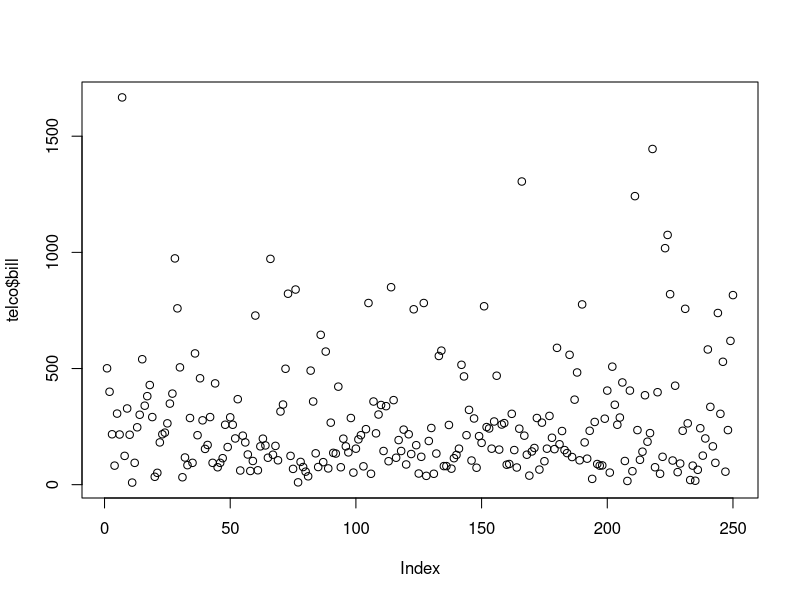
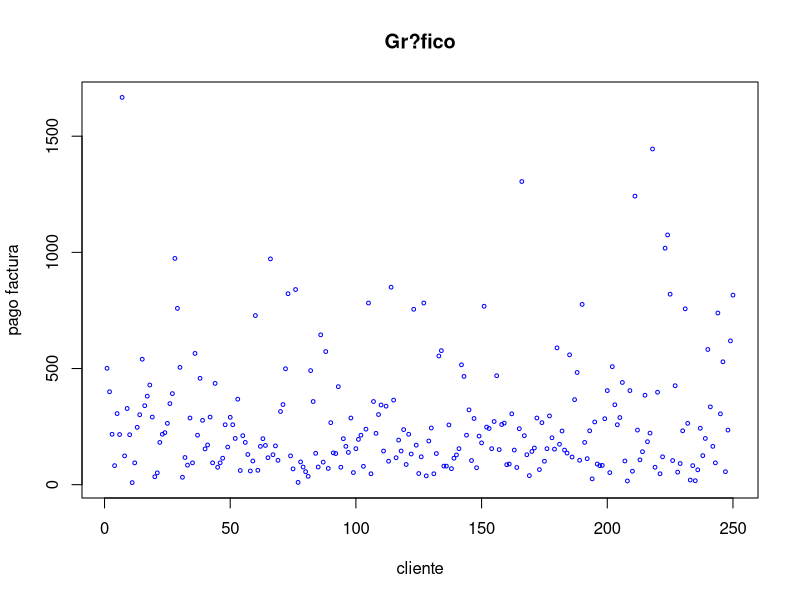
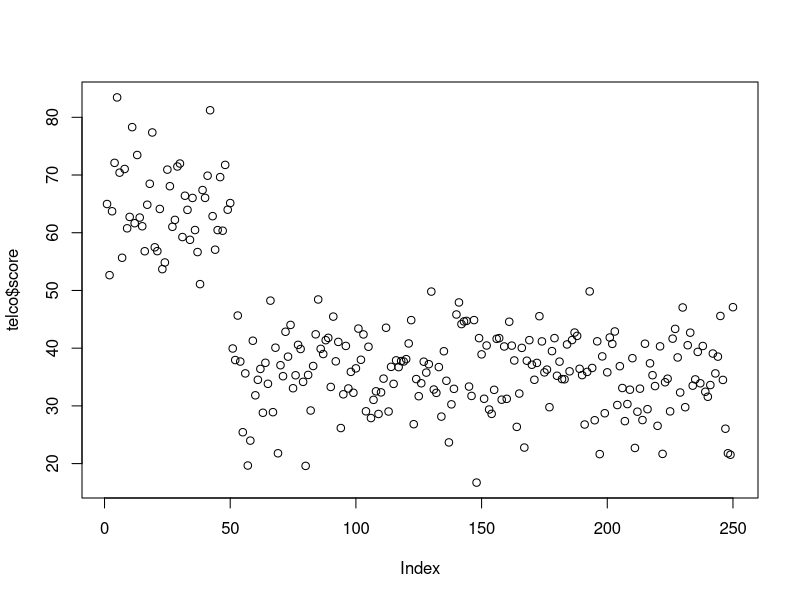
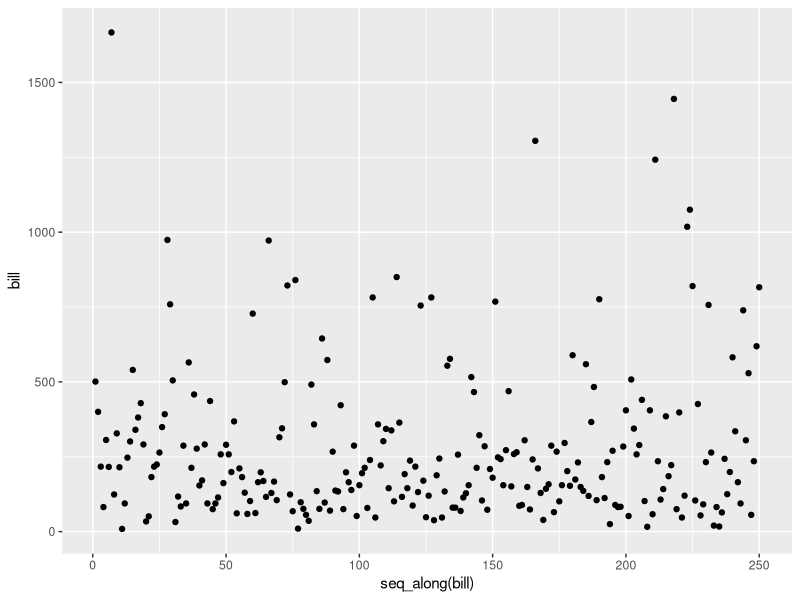
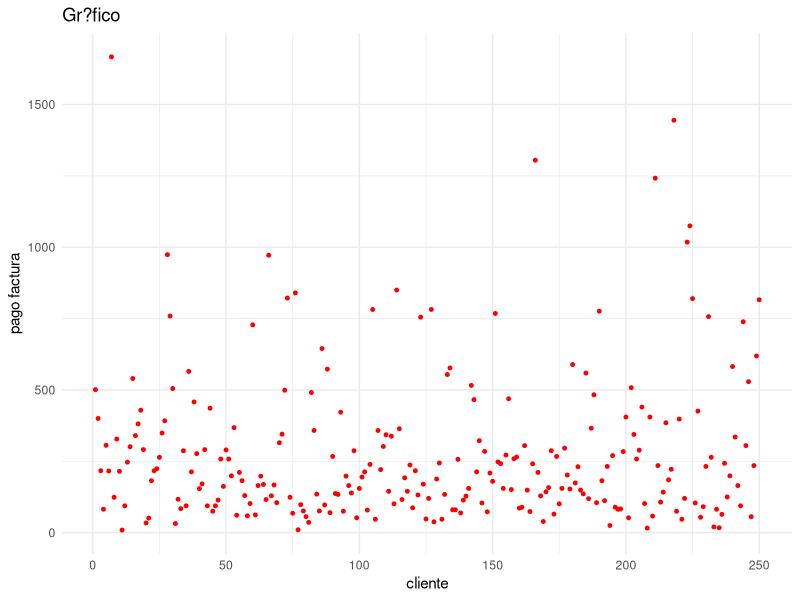
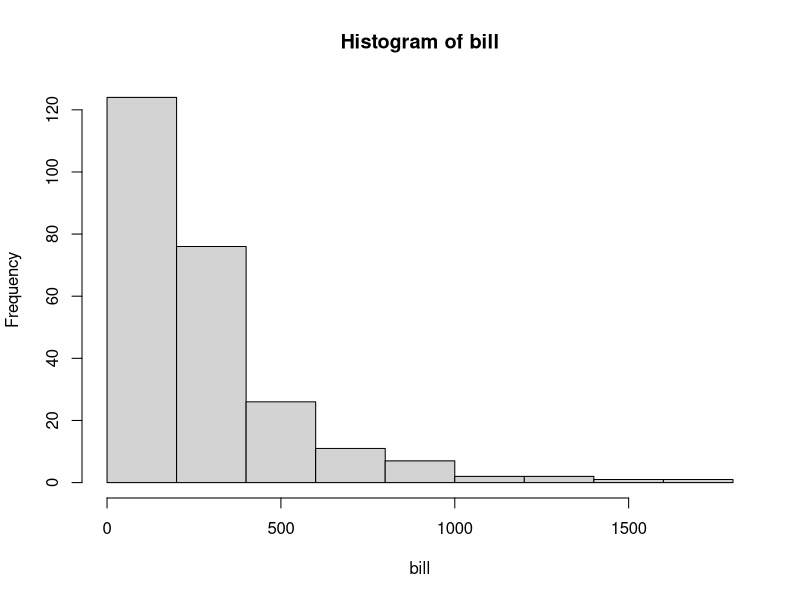
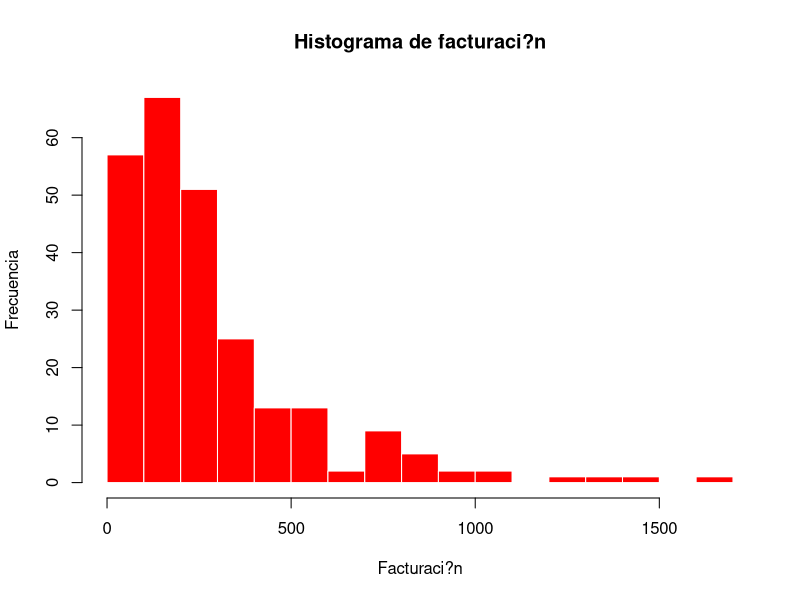
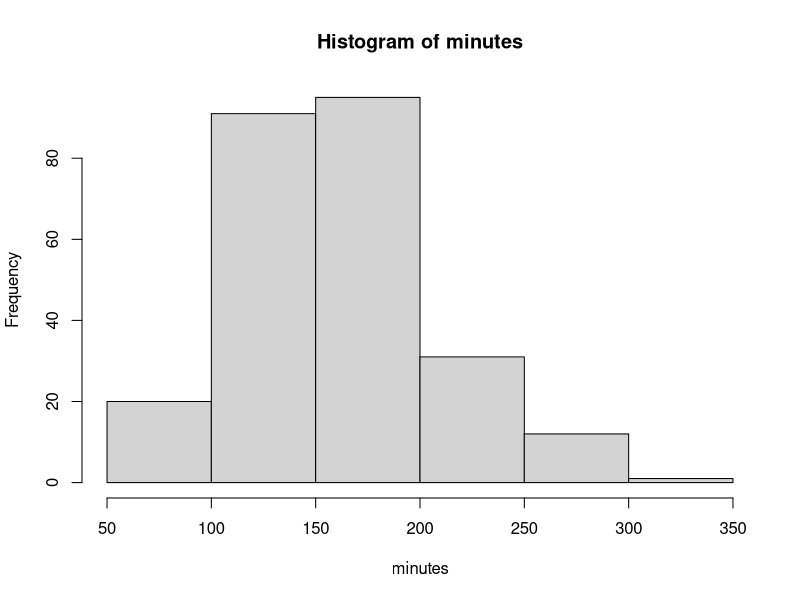

Generate these figures, in order, with R:
## Lectura del archivo cartera 
## Revisar que el archivo cartera se encuentre en documentos, 
## o la ruta en donde se encuentra direccionado R

getwd()
setwd(dirname(rstudioapi::getActiveDocumentContext()$path))

## Copiar los archivos descargados en la ruta que surge de correr el 
## comando anterior

cartera <- read.csv("cartera.csv", header=TRUE, sep=";", dec=",")

## Instalaci?n de paquetes
install.packages("readxl")
# paquetes <- c("psych","e1071", "ggplot2")
install.packages(paquetes)

## Carga de paquetes
library(readxl)
library(psych)
library(e1071)
library(ggplot2)

## Lectura del archivo en excel
telco <- read_excel("services2.xls")

## Visualizaci?n del inicio y el final del conjunto de datos
head(telco, n=3)
tail(telco)

## Dimensi?n del conjunto
dim(telco)

## Nombres de las columnas
colnames(telco)

## Revisar la estructura del objeto que se tiene y los diferentes 
## tipos de datos mediante el comando str
str(cartera)

## Revisar el tipo de dato de una variable en particular
## mediante el comando class

class(cartera$yearsadress)
class(cartera$retrasos)

## Cambio en el tipo de dato de las variables "yearadress", "retrasos" y "tipoips"
## mediante los comandos as.numeric() y as.factor()
cartera$yearsadress <- as.numeric(cartera$yearsadress)
cartera$retrasos <- as.factor(cartera$retrasos)
cartera$tipoips <- as.factor(cartera$tipoips)

#Veamos c?mo qued? el conjunto
str(cartera)

# --- Paquete dplyr
# install.packages("dplyr")
library(dplyr)

# Uso de la funci?n glimpse
telco %>% glimpse()
cartera %>% glimpse()

# --- 

#######

## Resumen general de las variables del objeto telco
summary(telco)
summary(cartera)

## Gr?fico de la variable bill
plot(telco$bill)
plot(telco$bill, col="blue", type="p", xlab="cliente", ylab="pago factura", cex=.5, main="Gr?fico")

plot(telco$score)

#Gr?fico usando ggplot
#B?sico
ggplot(telco, aes(x=seq_along(bill), y=bill))+
  geom_point()

#Con formato
ggplot(telco, aes(x=seq_along(bill), y=bill))+
  ggtitle("Gr?fico")+
  labs(x="cliente", y="pago factura")+
  geom_point(size=1, col="red")+
  theme_minimal()


## Hacer que R entienda el nombre de las variables de un data frame
## como si fueran objetos separados
attach(telco)

####### Medidas de Tendencia Central

## C?lculo del promedio de la variable bill que pertenece al data frame
## telco
mean(bill)

## C?lculo de la mediana de la variable bill que pertenece al data frame
## telco
median(bill)

## C?lculo del promedio recortado de la variable bill que pertenece 
## al data frame telco  
mean(bill, trim=0.2)

####### Medidas de dispersi?n

## C?lculo del rango 
range(bill)
range(bill)[2]-range(bill)[1]
## C?lculo de la varianza 
var(bill)
## C?lculo de la desviaci?n est?ndar 
sd(bill)
## C?lculo del rango intercuart?lico
IQR(bill)
## C?lculo del MAD
mad(bill)


## Coeficiente de variaci?n espec?fico para la variable bill
cv=(100*sd(bill))/mean(bill)
cv

## Funci?n del coeficiente de variaci?n
CV <- function(var){(sd(var)/mean(var))*100}
CV(bill)
CV(minutes)

## Realiza el c?lculo del CV para cada columna del data frame telco
apply(telco,2,CV)

### Carga del paquete psych
## Uso de la funci?n describe que calcula m?ltiples descriptivos
describe(telco)

## Revisi?n del objeto que crea la funci?n describe
telcostat <- describe(telco)
str(telcostat)

### Adici?n del CV a los descriptivos previos
cvs <- apply(telco,2,CV)
telcostat2 <- cbind(telcostat,cvs)

## C?lculo de la media geom?trica de los CV 
geometric.mean(telcostat2$cvs)


########

### Revisi?n de los cuantiles de la variable bill
quantile(bill)
quantile(bill, c(.10,.45,.90))

## C?lculo de los cuantiles para las columnas del data frame telco
cuantiles<-apply(telco,2,quantile)
cuantiles

## Descriptivos agrupados por una variable factor
carterastat <- describeBy(cartera, cartera$retrasos)
carterastat


####### Gr?ficos univariados

### Histograma
hist(bill)
hist(bill, breaks=15, col="red", border = FALSE, main="Histograma de facturaci?n", 
     xlab="Facturaci?n", ylab="Frecuencia")

hist(minutes)
hist(score)

## Usando ggplot
# B?sico
ggplot(telco, aes(x=bill))+
  geom_histogram()

# Con formato 
ggplot(telco, aes(x=bill))+
  geom_histogram(bins = sqrt(length(bill)), color="black")+
  ggtitle("Histograma de facturaci?n")+
  labs(x="Facturaci?n", y="Densidad")+
  theme_minimal()

#Agregando la curva de densidad de los datos

ggplot(telco, aes(x=bill, y=..density..))+
  geom_histogram(bins = sqrt(length(bill)), color="black")+
  geom_density(aes(x=bill, y=..density..), color="red", size=1)+
  ggtitle("Histograma de facturaci?n con densidad")+
  labs(x="Facturaci?n", y="Densidad")+
  theme_minimal()

## Comparando con la distribuci?n normal

ggplot(telco, aes(x=bill, y=..density..))+
  geom_histogram(bins = sqrt(length(bill)), color="black")+
  geom_line(aes(x=bill, y=dnorm(bill, mean(bill), sd(bill))), color="red", size=1)+
  ggtitle("Histograma de facturaci?n con curva normal")+
  labs(x="Facturaci?n", y="Densidad")+
  theme_minimal()

### Boxplot
boxplot(bill)
boxplot(bill, horizontal = TRUE, col="green")

boxplot(minutes)

## Usando ggplot

# B?sico
ggplot(telco, aes(bill))+
  geom_boxplot()

# Con formato

#TAREA: pintar el boxplot con formato en ggplot.


### QQ norm
qqnorm(minutes)
qqnorm(bill)

#TAREA: pintar el qqplot usando ggplot.

## Revisi?n de la estructura de los datos de gr?ficos
boxguarda<-boxplot(bill)
str(boxguarda)

## Extracci?n de los datos at?picos
boxguarda$out
length(boxguarda$out)

boxguarda$stats

### Descripci?n de las variables categ?ricas
table(cartera$tipoips)

### Gr?fica de la tabla de contingencia
tabla1 <- table(cartera$tipoips)
barplot(tabla1, main="Cantidad de IPS", xlab="Tipo de IPS")
barplot(tabla1, main="Cantidad de IPS", ylab="Tipo de IPS", xlab="Frecuencia", col="brown", horiz=TRUE)

## Gr?fico con ggplot

ggplot(cartera, aes(tipoips))+ 
  geom_bar()+
  ggtitle("Diagrama de barras tipo de IPS")+
  labs(x="Tipo de IPS", y="")+
  theme_minimal()


### C?lculo de proporci?n de las frecuencias de la tabla 
prop.table(tabla1)
round(prop.table(tabla1),4)


####### Cruces b?sicos de variables

plot(minutes, bill)
plot(minutes, bill, col="purple", cex=.5)

## Diagrama de dispersi?n con ggplot

ggplot(telco, aes(x=minutes, y=bill))+
  geom_point(size=1)+
  ggtitle("Diagrama de dispersi?n minutos vs facturaci?n")+
  labs(x="minutos", y="facturaci?n")+
  theme_minimal()


### boxplot dividido por una variable categ?rica
boxplot(pasivo_sobre_venta~retrasos, data=cartera)


## Con ggplot
ggplot(cartera, aes(x=retrasos, y=MESES))+
  geom_boxplot()+
  ggtitle("Boxplot de meses segmentado por retrasos")+
  labs(x="Retrasos", y="Meses")+
  theme_minimal()

# Boxplots agrupados
ggplot(cartera, aes(x=tipoips, y=MESES, fill=retrasos))+
  geom_boxplot()+
  ggtitle("Boxplot de meses segmentado por retrasos")+
  labs(x="Tipo IPS", y="Meses")+
  theme_minimal()

###### Cruce de variables categ?ricas
table(cartera$tipoips, cartera$retrasos)
table2 <- table(cartera$tipoips, cartera$retrasos)
prop.table(table2) #Proporci?n con respecto al total de datos cruzados
prop.table(table2, margin = 1) #Proporci?n por filas
prop.table(table2, margin = 2) #Proporci?n por columnas

## Diagramas de barras para tablas de contingencia
# IPS Con retraso
ggplot(cartera, aes(tipoips, fill=retrasos))+ 
  geom_bar()+
  ggtitle("Diagrama de barras tipo de IPS")+
  labs(x="Tipo de IPS", y="")+
  theme_minimal()

# Comparativo
ggplot(cartera, aes(tipoips, fill=retrasos))+ 
  geom_bar(position = "fill")+
  ggtitle("Diagrama de barras tipo de IPS con retrasos")+
  labs(x="Tipo de IPS", y="")+
  theme_minimal()

## Dejar de usar las variables del data frame telco
detach(telco)

## Usar los nombres de las variables del data frame cartera como objetos
attach(cartera)

## Carga de la librer?a gmodels
install.packages("gmodels")
library("gmodels")

### Una mejor creaci?n de tablas cruzadas
CrossTable(tipoips, retrasos)

######
install.packages("vcd")
library("vcd")

## Gr?fico de mosaico para tablas cruzadas
mosaic(~tipoips + retrasos,data=cartera, 
       legend=TRUE, shade=TRUE)


#Ejemplo adicional de mosaico
library(MASS)
data("Titanic")
mosaic(Titanic,shade=TRUE)

## Formula interface for tabulated data plus shading and legend:
mosaic(~ Sex + Age + Survived, data = Titanic,
       main = "Survival on the Titanic", shade = TRUE, legend = TRUE)
